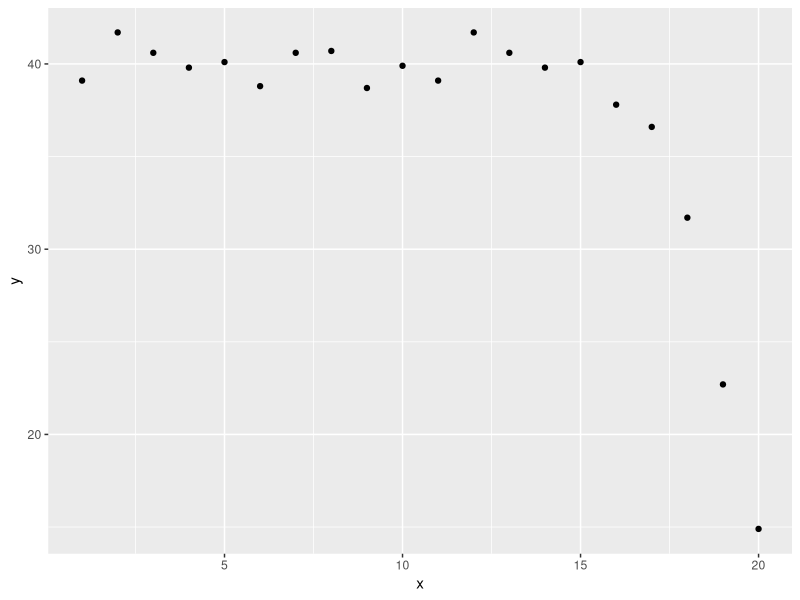
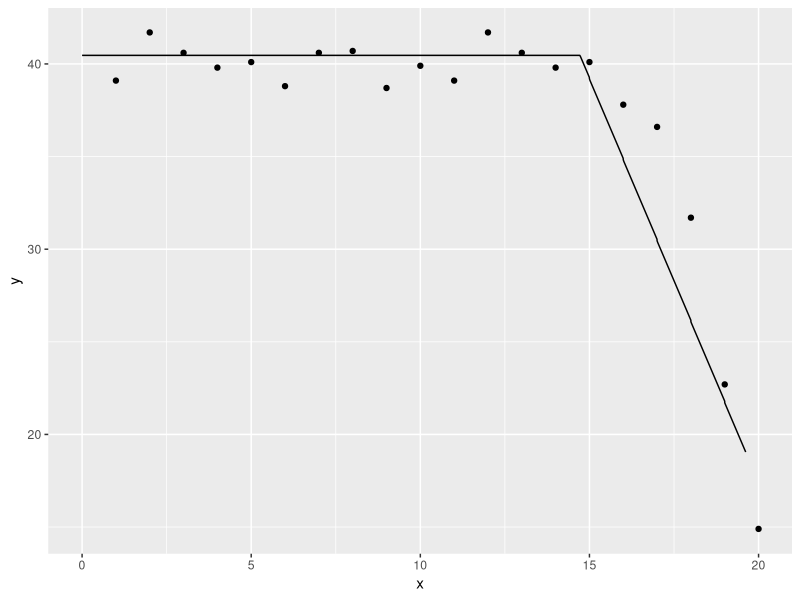
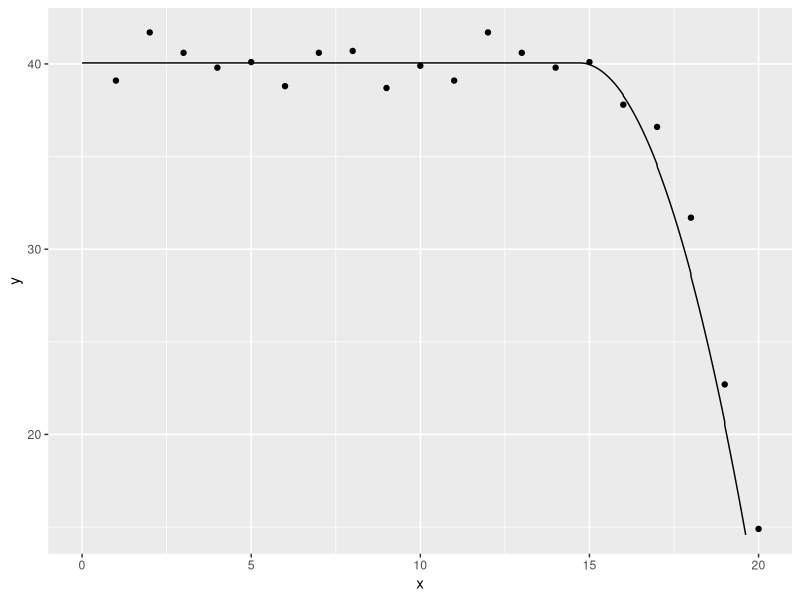
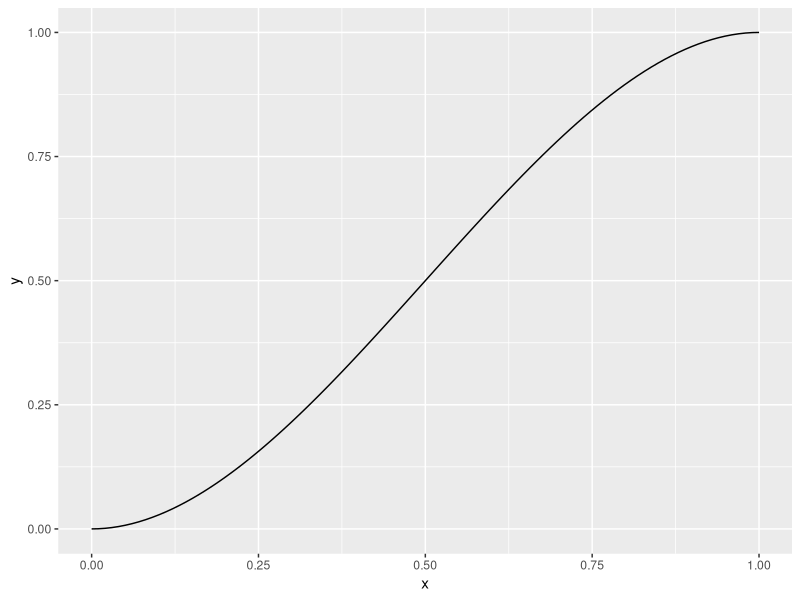
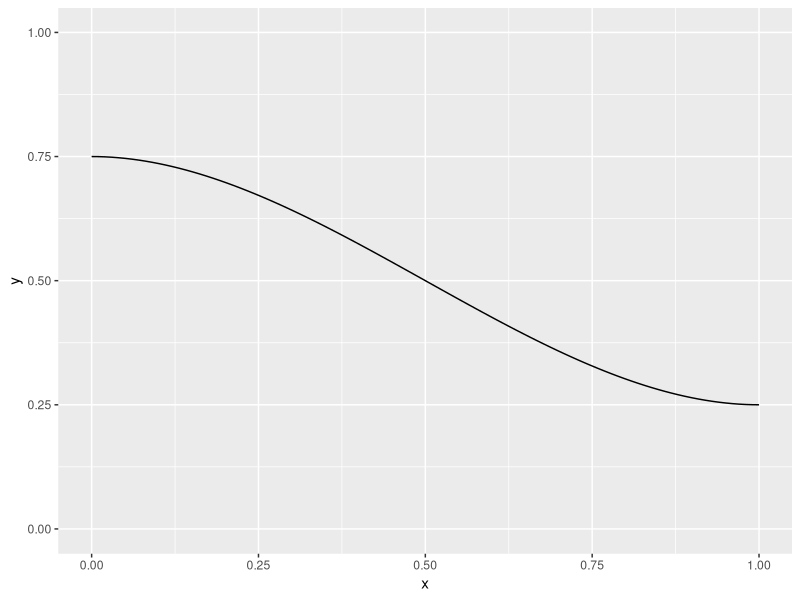
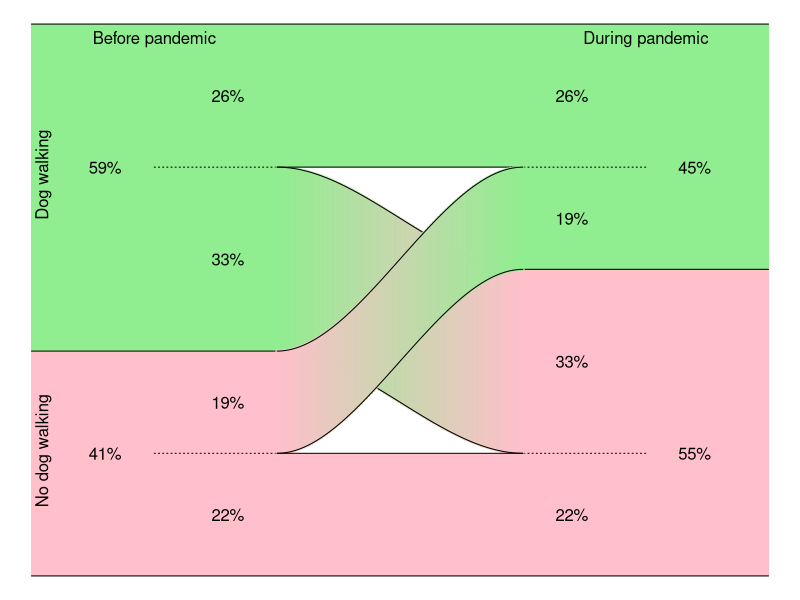

Write the R code that produced these figures, in order.
## ---- chunk 1
#| label: setup

library(broom)
library(dplyr)
library(magrittr)
## ---- chunk 2
#| label: very-simple-splines-01

library(ggplot2)
x <- 1:20
y <- c(rep(40, 15), 40-(1:5)^2)+round(rnorm(10), 1)
simulated_example <- data.frame(x, y)
simulated_example
ggplot(simulated_example, aes(x, y)) +
  geom_point()
## ---- chunk 3
#| label: very-simple-splines-02

linear_spline_ivs <- data.frame(x0=rep(1, 20), x1=c(rep(0, 15), 1:5))
linear_spline_ivs
## ---- chunk 4
#| label: very-simple-splines-03

simple_spline_data <- 
  data.frame(
    x1=linear_spline_ivs$x1, 
    x=simulated_example$x,
    y=simulated_example$y)
linear_spline_model <- lm(y~x1, data=simple_spline_data)
tidy(linear_spline_model)
## ---- chunk 5
#| label: very-simple-splines-04

x_extra <- seq(0, 20, length=1000)
data.frame(
  x=x_extra,
  x1=pmax(0, x_extra-15),
  x1sq=pmax(0, x_extra-15)^2) %>%
  full_join(simulated_example, by="x") -> enhanced_data
## ---- chunk 6
#| label: very-simple-splines-05

linear_spline_predictions <- augment(linear_spline_model, newdata=enhanced_data)
ggplot(linear_spline_predictions, aes(x, y)) +
  geom_point() +
  geom_line(y=linear_spline_predictions$.fitted)
## ---- chunk 7
#| label: very-simple-splines-06

simple_spline_data %>%
  mutate(x1sq=x1*x1) -> quadratic_spline_data
quadratic_spline_model <- lm(y~x1sq, data=quadratic_spline_data)
tidy(quadratic_spline_model)
quadratic_spline_predictions <- augment(quadratic_spline_model, newdata=enhanced_data)
ggplot(quadratic_spline_predictions, aes(x, y)) +
  geom_point() +
  geom_line(y=quadratic_spline_predictions$.fitted)
## ---- chunk 8
#| label: very-simple-splines-07

x <- seq(0, 1, length=100)
y <- 3*x^2-2*x^3
data.frame(x=x, y=y) %>%
  ggplot(aes(x, y)) +
    geom_line()
## ---- chunk 9
#| label: very-simple-splines-08

x <- seq(0, 1, length=100)
y <- 3*x^2-2*x^3
data.frame(x=x, y=y) %>%
  mutate(y=0.75-0.5*y) %>%
  ggplot(aes(x, y)) +
    geom_line() + 
    expand_limits(y=0:1)
## ---- chunk 10
#| label: very-simple-splines-09

par(mar=rep(0.1,4))
plot(c(-1,2), c(0, 216), type="n", axes=FALSE, xlab="", ylab="")

polygon(x=c(-1, 0, 0, -1), y=c(   0,   0,  88,  88), col="pink", border=NA)
polygon(x=c( 2, 1, 1,  2), y=c(   0,   0, 120, 120), col="pink", border=NA)
polygon(x=c( 0, 1, 1,  0), y=c(   0,   0,  48,  48), col="pink", border=NA)

polygon(x=c(-1, 0, 0, -1), y=c(216, 216,  88,  88), col="lightgreen", border=NA)
polygon(x=c( 2, 1, 1,  2), y=c(216, 216, 120, 120), col="lightgreen", border=NA)
polygon(x=c( 0, 1, 1,  0), y=c(216, 216, 160, 160), col="lightgreen", border=NA)

segments(-1,   0, 2,   0)
segments(-1, 216, 2, 216)

segments(-1,  88, 0,  88)
segments( 1, 120, 2, 120)

segments(-0.5,  48, 0,  48, lty="dotted")
segments(-0.5, 160, 0, 160, lty="dotted")
segments( 1.5,  48, 1,  48, lty="dotted")
segments( 1.5, 160, 1, 160, lty="dotted")

x <-seq(0,1, length=100)
y <- 3*x^2-2*x^3

for (i in 1:length(x)) {
  segments(x[i], 160-40*y[i], x[i], 88-40*y[i], col=rgb(floor(colorRamp(c("lightgreen", "pink"))(x[i]))/255), lwd=3)
}

lines(x,  88 -  40*y)
lines(x, 160 -  40*y)
lines(x, 160 +   0*y)

for (i in 1:length(x)) {
  segments(x[i], 48+72*y[i], x[i], 88+72*y[i], col=rgb(floor(colorRamp(c("pink", "lightgreen"))(x[i]))/255), lwd=3)
}

lines(x,  48 +   0*y)
lines(x,  48 +  72*y)
lines(x,  88 +  72*y)

text(-0.95, 49, "No dog walking", srt=90)
text(-0.95, 157, "Dog walking", srt=90)
text(-0.5, 210, "Before pandemic")
text( 1.5, 210, "During pandemic")
text(-0.7, 48, "41%")
text(-0.2, 24, "22%")
text(-0.2, 68, "19%")
text( 1.2, 24, "22%")
text( 1.2, 84, "33%")
text( 1.7, 48, "55%")
text(-0.7,160, "59%")
text(-0.2,188, "26%")
text(-0.2,124, "33%")
text( 1.2,188, "26%")
text( 1.2,140, "19%")
text( 1.7,160, "45%")
